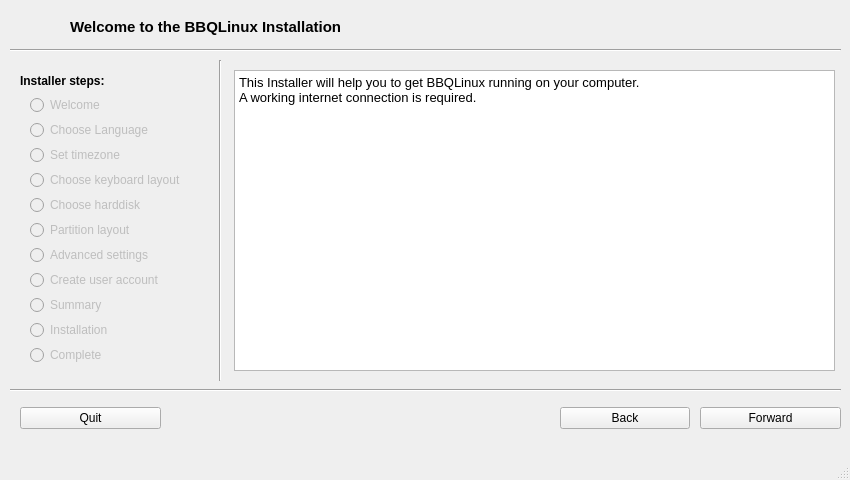
<?xml version="1.0" encoding="UTF-8"?>
<ui version="4.0">
 <author>Daniel Hillenbrand &lt;codeworkx@bbqlinux.org&gt;</author>
 <class>MainWindow</class>
 <widget class="QMainWindow" name="MainWindow">
  <property name="geometry">
   <rect>
    <x>0</x>
    <y>0</y>
    <width>850</width>
    <height>480</height>
   </rect>
  </property>
  <property name="minimumSize">
   <size>
    <width>850</width>
    <height>480</height>
   </size>
  </property>
  <property name="maximumSize">
   <size>
    <width>850</width>
    <height>480</height>
   </size>
  </property>
  <property name="windowTitle">
   <string>BBQLinux Installer</string>
  </property>
  <property name="windowIcon">
   <iconset resource="qt_resources.qrc">
    <normaloff>:/general/logo.svg</normaloff>:/general/logo.svg</iconset>
  </property>
  <widget class="QWidget" name="centralwidget">
   <widget class="QWidget" name="verticalLayoutWidget_2">
    <property name="geometry">
     <rect>
      <x>224</x>
      <y>60</y>
      <width>621</width>
      <height>321</height>
     </rect>
    </property>
    <layout class="QVBoxLayout" name="verticalLayout_2">
     <item>
      <widget class="QStackedWidget" name="pageStack">
       <widget class="QWidget" name="welcomePage">
        <widget class="QTextBrowser" name="textBrowser">
         <property name="enabled">
          <bool>true</bool>
         </property>
         <property name="geometry">
          <rect>
           <x>10</x>
           <y>10</y>
           <width>601</width>
           <height>301</height>
          </rect>
         </property>
         <property name="focusPolicy">
          <enum>Qt::NoFocus</enum>
         </property>
         <property name="acceptDrops">
          <bool>false</bool>
         </property>
         <property name="autoFillBackground">
          <bool>false</bool>
         </property>
         <property name="html">
          <string>&lt;!DOCTYPE HTML PUBLIC &quot;-//W3C//DTD HTML 4.0//EN&quot; &quot;http://www.w3.org/TR/REC-html40/strict.dtd&quot;&gt;
&lt;html&gt;&lt;head&gt;&lt;meta name=&quot;qrichtext&quot; content=&quot;1&quot; /&gt;&lt;style type=&quot;text/css&quot;&gt;
p, li { white-space: pre-wrap; }
&lt;/style&gt;&lt;/head&gt;&lt;body style=&quot; font-family:'Droid Sans'; font-size:10pt; font-weight:400; font-style:normal;&quot;&gt;
&lt;p style=&quot; margin-top:0px; margin-bottom:0px; margin-left:0px; margin-right:0px; -qt-block-indent:0; text-indent:0px;&quot;&gt;This Installer will help you to get BBQLinux running on your computer.&lt;/p&gt;
&lt;p style=&quot; margin-top:0px; margin-bottom:0px; margin-left:0px; margin-right:0px; -qt-block-indent:0; text-indent:0px;&quot;&gt;A working internet connection is required.&lt;/p&gt;&lt;/body&gt;&lt;/html&gt;</string>
         </property>
        </widget>
       </widget>
       <widget class="QWidget" name="languagePage">
        <widget class="QListWidget" name="languageListWidget">
         <property name="geometry">
          <rect>
           <x>10</x>
           <y>10</y>
           <width>601</width>
           <height>301</height>
          </rect>
         </property>
         <property name="sortingEnabled">
          <bool>true</bool>
         </property>
        </widget>
       </widget>
       <widget class="QWidget" name="timezonePage">
        <widget class="QListWidget" name="timezoneListWidget">
         <property name="geometry">
          <rect>
           <x>10</x>
           <y>10</y>
           <width>601</width>
           <height>301</height>
          </rect>
         </property>
         <property name="sortingEnabled">
          <bool>true</bool>
         </property>
        </widget>
       </widget>
       <widget class="QWidget" name="keyboardPage">
        <widget class="QComboBox" name="keyboardModelComboBox">
         <property name="geometry">
          <rect>
           <x>10</x>
           <y>30</y>
           <width>371</width>
           <height>25</height>
          </rect>
         </property>
        </widget>
        <widget class="QLineEdit" name="lineEdit">
         <property name="geometry">
          <rect>
           <x>10</x>
           <y>290</y>
           <width>601</width>
           <height>25</height>
          </rect>
         </property>
        </widget>
        <widget class="QLabel" name="label_2">
         <property name="geometry">
          <rect>
           <x>10</x>
           <y>270</y>
           <width>601</width>
           <height>16</height>
          </rect>
         </property>
         <property name="text">
          <string>Use this box to test your keyboard layout:</string>
         </property>
        </widget>
        <widget class="QLabel" name="label_3">
         <property name="geometry">
          <rect>
           <x>10</x>
           <y>10</y>
           <width>56</width>
           <height>15</height>
          </rect>
         </property>
         <property name="text">
          <string>Model:</string>
         </property>
        </widget>
        <widget class="QTableWidget" name="keyboardLayoutTableWidget">
         <property name="geometry">
          <rect>
           <x>10</x>
           <y>70</y>
           <width>301</width>
           <height>192</height>
          </rect>
         </property>
         <property name="autoScroll">
          <bool>true</bool>
         </property>
         <property name="editTriggers">
          <set>QAbstractItemView::NoEditTriggers</set>
         </property>
         <property name="dragDropOverwriteMode">
          <bool>false</bool>
         </property>
         <property name="selectionMode">
          <enum>QAbstractItemView::SingleSelection</enum>
         </property>
         <property name="showGrid">
          <bool>false</bool>
         </property>
         <property name="gridStyle">
          <enum>Qt::NoPen</enum>
         </property>
         <property name="sortingEnabled">
          <bool>true</bool>
         </property>
         <property name="wordWrap">
          <bool>true</bool>
         </property>
         <property name="cornerButtonEnabled">
          <bool>false</bool>
         </property>
         <attribute name="horizontalHeaderVisible">
          <bool>false</bool>
         </attribute>
         <attribute name="horizontalHeaderCascadingSectionResizes">
          <bool>false</bool>
         </attribute>
         <attribute name="horizontalHeaderDefaultSectionSize">
          <number>100</number>
         </attribute>
         <attribute name="horizontalHeaderHighlightSections">
          <bool>true</bool>
         </attribute>
         <attribute name="horizontalHeaderMinimumSectionSize">
          <number>19</number>
         </attribute>
         <attribute name="horizontalHeaderShowSortIndicator" stdset="0">
          <bool>true</bool>
         </attribute>
         <attribute name="horizontalHeaderStretchLastSection">
          <bool>true</bool>
         </attribute>
         <attribute name="verticalHeaderDefaultSectionSize">
          <number>16</number>
         </attribute>
         <attribute name="verticalHeaderMinimumSectionSize">
          <number>16</number>
         </attribute>
         <column>
          <property name="text">
           <string>Layout</string>
          </property>
          <property name="textAlignment">
           <set>AlignLeft|AlignVCenter</set>
          </property>
         </column>
        </widget>
        <widget class="QTableWidget" name="keyboardVariantTableWidget">
         <property name="geometry">
          <rect>
           <x>310</x>
           <y>70</y>
           <width>301</width>
           <height>192</height>
          </rect>
         </property>
         <property name="editTriggers">
          <set>QAbstractItemView::NoEditTriggers</set>
         </property>
         <property name="dragDropOverwriteMode">
          <bool>false</bool>
         </property>
         <property name="selectionMode">
          <enum>QAbstractItemView::SingleSelection</enum>
         </property>
         <property name="showGrid">
          <bool>false</bool>
         </property>
         <property name="gridStyle">
          <enum>Qt::NoPen</enum>
         </property>
         <property name="sortingEnabled">
          <bool>true</bool>
         </property>
         <property name="cornerButtonEnabled">
          <bool>false</bool>
         </property>
         <attribute name="horizontalHeaderStretchLastSection">
          <bool>true</bool>
         </attribute>
         <attribute name="verticalHeaderDefaultSectionSize">
          <number>16</number>
         </attribute>
         <attribute name="verticalHeaderMinimumSectionSize">
          <number>16</number>
         </attribute>
         <column>
          <property name="text">
           <string>Variant</string>
          </property>
          <property name="textAlignment">
           <set>AlignLeft|AlignVCenter</set>
          </property>
         </column>
        </widget>
       </widget>
       <widget class="QWidget" name="harddiskPage">
        <widget class="QListWidget" name="harddiskListWidget">
         <property name="geometry">
          <rect>
           <x>10</x>
           <y>30</y>
           <width>601</width>
           <height>281</height>
          </rect>
         </property>
        </widget>
        <widget class="QWidget" name="verticalLayoutWidget_14">
         <property name="geometry">
          <rect>
           <x>10</x>
           <y>10</y>
           <width>271</width>
           <height>21</height>
          </rect>
         </property>
         <layout class="QVBoxLayout" name="verticalLayout_14">
          <item>
           <widget class="QLabel" name="label_4">
            <property name="font">
             <font>
              <weight>50</weight>
              <bold>false</bold>
             </font>
            </property>
            <property name="text">
             <string>Available Harddisks:</string>
            </property>
           </widget>
          </item>
         </layout>
        </widget>
       </widget>
       <widget class="QWidget" name="partitionPage">
        <widget class="QTableWidget" name="partitionTableWidget">
         <property name="geometry">
          <rect>
           <x>10</x>
           <y>10</y>
           <width>601</width>
           <height>261</height>
          </rect>
         </property>
         <property name="editTriggers">
          <set>QAbstractItemView::NoEditTriggers</set>
         </property>
         <property name="selectionMode">
          <enum>QAbstractItemView::SingleSelection</enum>
         </property>
         <property name="selectionBehavior">
          <enum>QAbstractItemView::SelectRows</enum>
         </property>
         <property name="showGrid">
          <bool>false</bool>
         </property>
         <property name="gridStyle">
          <enum>Qt::NoPen</enum>
         </property>
         <property name="cornerButtonEnabled">
          <bool>false</bool>
         </property>
         <attribute name="horizontalHeaderDefaultSectionSize">
          <number>100</number>
         </attribute>
         <attribute name="horizontalHeaderHighlightSections">
          <bool>false</bool>
         </attribute>
         <attribute name="horizontalHeaderMinimumSectionSize">
          <number>70</number>
         </attribute>
         <attribute name="horizontalHeaderStretchLastSection">
          <bool>true</bool>
         </attribute>
         <attribute name="verticalHeaderVisible">
          <bool>false</bool>
         </attribute>
         <attribute name="verticalHeaderDefaultSectionSize">
          <number>16</number>
         </attribute>
         <attribute name="verticalHeaderMinimumSectionSize">
          <number>16</number>
         </attribute>
         <column>
          <property name="text">
           <string>Name</string>
          </property>
         </column>
         <column>
          <property name="text">
           <string>Size</string>
          </property>
          <property name="textAlignment">
           <set>AlignHCenter|AlignVCenter|AlignCenter</set>
          </property>
         </column>
         <column>
          <property name="text">
           <string>Free space</string>
          </property>
          <property name="textAlignment">
           <set>AlignHCenter|AlignVCenter|AlignCenter</set>
          </property>
         </column>
         <column>
          <property name="text">
           <string>OS</string>
          </property>
          <property name="textAlignment">
           <set>AlignHCenter|AlignVCenter|AlignCenter</set>
          </property>
         </column>
         <column>
          <property name="text">
           <string>Type</string>
          </property>
          <property name="textAlignment">
           <set>AlignHCenter|AlignVCenter|AlignCenter</set>
          </property>
         </column>
         <column>
          <property name="text">
           <string>Format as</string>
          </property>
          <property name="textAlignment">
           <set>AlignHCenter|AlignVCenter|AlignCenter</set>
          </property>
         </column>
         <column>
          <property name="text">
           <string>Mountpoint</string>
          </property>
         </column>
         <column>
          <property name="text">
           <string/>
          </property>
         </column>
        </widget>
        <widget class="QWidget" name="horizontalLayoutWidget_6">
         <property name="geometry">
          <rect>
           <x>480</x>
           <y>280</y>
           <width>131</width>
           <height>31</height>
          </rect>
         </property>
         <layout class="QHBoxLayout" name="horizontalLayout_6">
          <item>
           <widget class="QPushButton" name="editPartitionButton">
            <property name="text">
             <string>Edit Partitions</string>
            </property>
           </widget>
          </item>
         </layout>
        </widget>
        <widget class="QWidget" name="horizontalLayoutWidget_7">
         <property name="geometry">
          <rect>
           <x>340</x>
           <y>280</y>
           <width>131</width>
           <height>31</height>
          </rect>
         </property>
         <layout class="QHBoxLayout" name="horizontalLayout_7">
          <item>
           <widget class="QPushButton" name="refreshPartitionButton">
            <property name="text">
             <string>Refresh</string>
            </property>
           </widget>
          </item>
         </layout>
        </widget>
       </widget>
       <widget class="QWidget" name="advancedPage"/>
       <widget class="QWidget" name="userPage"/>
       <widget class="QWidget" name="summaryPage"/>
       <widget class="QWidget" name="installPage"/>
       <widget class="QWidget" name="finishPage"/>
      </widget>
     </item>
    </layout>
   </widget>
   <widget class="QWidget" name="horizontalLayoutWidget">
    <property name="geometry">
     <rect>
      <x>20</x>
      <y>400</y>
      <width>141</width>
      <height>36</height>
     </rect>
    </property>
    <layout class="QHBoxLayout" name="horizontalLayout">
     <property name="spacing">
      <number>6</number>
     </property>
     <item>
      <widget class="QPushButton" name="exitButton">
       <property name="text">
        <string>Quit</string>
       </property>
       <property name="icon">
        <iconset resource="qt_resources.qrc">
         <normaloff>:/actions/icons/actions/application-exit-2.png</normaloff>:/actions/icons/actions/application-exit-2.png</iconset>
       </property>
      </widget>
     </item>
    </layout>
   </widget>
   <widget class="QWidget" name="horizontalLayoutWidget_2">
    <property name="geometry">
     <rect>
      <x>560</x>
      <y>400</y>
      <width>130</width>
      <height>36</height>
     </rect>
    </property>
    <layout class="QHBoxLayout" name="horizontalLayout_2">
     <item>
      <widget class="QPushButton" name="backButton">
       <property name="text">
        <string>Back</string>
       </property>
       <property name="icon">
        <iconset resource="qt_resources.qrc">
         <normaloff>:/actions/icons/actions/go-previous-9.png</normaloff>:/actions/icons/actions/go-previous-9.png</iconset>
       </property>
      </widget>
     </item>
    </layout>
   </widget>
   <widget class="QWidget" name="horizontalLayoutWidget_3">
    <property name="geometry">
     <rect>
      <x>700</x>
      <y>400</y>
      <width>141</width>
      <height>36</height>
     </rect>
    </property>
    <layout class="QHBoxLayout" name="horizontalLayout_3">
     <item>
      <widget class="QPushButton" name="forwardButton">
       <property name="layoutDirection">
        <enum>Qt::LeftToRight</enum>
       </property>
       <property name="autoFillBackground">
        <bool>false</bool>
       </property>
       <property name="text">
        <string>Forward</string>
       </property>
       <property name="icon">
        <iconset resource="qt_resources.qrc">
         <normaloff>:/actions/icons/actions/go-next-9.png</normaloff>:/actions/icons/actions/go-next-9.png</iconset>
       </property>
      </widget>
     </item>
    </layout>
   </widget>
   <widget class="QWidget" name="horizontalLayoutWidget_4">
    <property name="geometry">
     <rect>
      <x>10</x>
      <y>10</y>
      <width>41</width>
      <height>34</height>
     </rect>
    </property>
    <layout class="QHBoxLayout" name="horizontalLayout_4">
     <item>
      <widget class="QLabel" name="headLogo">
       <property name="minimumSize">
        <size>
         <width>32</width>
         <height>32</height>
        </size>
       </property>
       <property name="maximumSize">
        <size>
         <width>32</width>
         <height>32</height>
        </size>
       </property>
       <property name="baseSize">
        <size>
         <width>32</width>
         <height>32</height>
        </size>
       </property>
       <property name="text">
        <string/>
       </property>
       <property name="textFormat">
        <enum>Qt::AutoText</enum>
       </property>
       <property name="pixmap">
        <pixmap resource="qt_resources.qrc">:/general/logo.svg</pixmap>
       </property>
      </widget>
     </item>
    </layout>
   </widget>
   <widget class="QWidget" name="horizontalLayoutWidget_5">
    <property name="geometry">
     <rect>
      <x>70</x>
      <y>10</y>
      <width>571</width>
      <height>34</height>
     </rect>
    </property>
    <layout class="QHBoxLayout" name="horizontalLayout_5">
     <property name="sizeConstraint">
      <enum>QLayout::SetDefaultConstraint</enum>
     </property>
     <item>
      <widget class="QLabel" name="headLabel">
       <property name="minimumSize">
        <size>
         <width>0</width>
         <height>32</height>
        </size>
       </property>
       <property name="font">
        <font>
         <pointsize>11</pointsize>
         <weight>75</weight>
         <bold>true</bold>
        </font>
       </property>
       <property name="text">
        <string>Welcome to the BBQLinux Installation</string>
       </property>
      </widget>
     </item>
    </layout>
   </widget>
   <widget class="Line" name="line">
    <property name="geometry">
     <rect>
      <x>10</x>
      <y>40</y>
      <width>831</width>
      <height>20</height>
     </rect>
    </property>
    <property name="orientation">
     <enum>Qt::Horizontal</enum>
    </property>
   </widget>
   <widget class="Line" name="line_2">
    <property name="geometry">
     <rect>
      <x>10</x>
      <y>380</y>
      <width>831</width>
      <height>20</height>
     </rect>
    </property>
    <property name="orientation">
     <enum>Qt::Horizontal</enum>
    </property>
   </widget>
   <widget class="Line" name="line_3">
    <property name="geometry">
     <rect>
      <x>210</x>
      <y>60</y>
      <width>20</width>
      <height>321</height>
     </rect>
    </property>
    <property name="orientation">
     <enum>Qt::Vertical</enum>
    </property>
   </widget>
   <widget class="QWidget" name="verticalLayoutWidget">
    <property name="geometry">
     <rect>
      <x>30</x>
      <y>94</y>
      <width>181</width>
      <height>22</height>
     </rect>
    </property>
    <layout class="QVBoxLayout" name="verticalLayout">
     <item>
      <widget class="QRadioButton" name="welcomeRadioButton">
       <property name="enabled">
        <bool>false</bool>
       </property>
       <property name="mouseTracking">
        <bool>true</bool>
       </property>
       <property name="focusPolicy">
        <enum>Qt::StrongFocus</enum>
       </property>
       <property name="text">
        <string>Welcome</string>
       </property>
       <property name="checkable">
        <bool>true</bool>
       </property>
      </widget>
     </item>
    </layout>
   </widget>
   <widget class="QWidget" name="verticalLayoutWidget_3">
    <property name="geometry">
     <rect>
      <x>30</x>
      <y>119</y>
      <width>181</width>
      <height>22</height>
     </rect>
    </property>
    <layout class="QVBoxLayout" name="verticalLayout_3">
     <item>
      <widget class="QRadioButton" name="languageRadioButton">
       <property name="enabled">
        <bool>false</bool>
       </property>
       <property name="text">
        <string>Choose Language</string>
       </property>
       <property name="checkable">
        <bool>true</bool>
       </property>
      </widget>
     </item>
    </layout>
   </widget>
   <widget class="QWidget" name="verticalLayoutWidget_4">
    <property name="geometry">
     <rect>
      <x>30</x>
      <y>144</y>
      <width>181</width>
      <height>22</height>
     </rect>
    </property>
    <layout class="QVBoxLayout" name="verticalLayout_4">
     <item>
      <widget class="QRadioButton" name="timezoneRadioButton">
       <property name="enabled">
        <bool>false</bool>
       </property>
       <property name="text">
        <string>Set timezone</string>
       </property>
       <property name="checkable">
        <bool>true</bool>
       </property>
      </widget>
     </item>
    </layout>
   </widget>
   <widget class="QWidget" name="verticalLayoutWidget_5">
    <property name="geometry">
     <rect>
      <x>30</x>
      <y>169</y>
      <width>181</width>
      <height>22</height>
     </rect>
    </property>
    <layout class="QVBoxLayout" name="verticalLayout_5">
     <item>
      <widget class="QRadioButton" name="keyboardRadioButton">
       <property name="enabled">
        <bool>false</bool>
       </property>
       <property name="text">
        <string>Choose keyboard layout</string>
       </property>
       <property name="checkable">
        <bool>true</bool>
       </property>
      </widget>
     </item>
    </layout>
   </widget>
   <widget class="QWidget" name="verticalLayoutWidget_6">
    <property name="geometry">
     <rect>
      <x>30</x>
      <y>194</y>
      <width>181</width>
      <height>22</height>
     </rect>
    </property>
    <layout class="QVBoxLayout" name="verticalLayout_6">
     <item>
      <widget class="QRadioButton" name="harddiskRadioButton">
       <property name="enabled">
        <bool>false</bool>
       </property>
       <property name="text">
        <string>Choose harddisk</string>
       </property>
       <property name="checkable">
        <bool>true</bool>
       </property>
      </widget>
     </item>
    </layout>
   </widget>
   <widget class="QWidget" name="verticalLayoutWidget_7">
    <property name="geometry">
     <rect>
      <x>30</x>
      <y>219</y>
      <width>181</width>
      <height>22</height>
     </rect>
    </property>
    <layout class="QVBoxLayout" name="verticalLayout_7">
     <item>
      <widget class="QRadioButton" name="partitionRadioButton">
       <property name="enabled">
        <bool>false</bool>
       </property>
       <property name="text">
        <string>Partition layout</string>
       </property>
       <property name="checkable">
        <bool>true</bool>
       </property>
      </widget>
     </item>
    </layout>
   </widget>
   <widget class="QWidget" name="verticalLayoutWidget_8">
    <property name="geometry">
     <rect>
      <x>30</x>
      <y>244</y>
      <width>181</width>
      <height>22</height>
     </rect>
    </property>
    <layout class="QVBoxLayout" name="verticalLayout_8">
     <item>
      <widget class="QRadioButton" name="advancedRadioButton">
       <property name="enabled">
        <bool>false</bool>
       </property>
       <property name="text">
        <string>Advanced settings</string>
       </property>
       <property name="checkable">
        <bool>true</bool>
       </property>
      </widget>
     </item>
    </layout>
   </widget>
   <widget class="QWidget" name="verticalLayoutWidget_9">
    <property name="geometry">
     <rect>
      <x>30</x>
      <y>294</y>
      <width>181</width>
      <height>22</height>
     </rect>
    </property>
    <layout class="QVBoxLayout" name="verticalLayout_9">
     <item>
      <widget class="QRadioButton" name="summaryRadioButton">
       <property name="enabled">
        <bool>false</bool>
       </property>
       <property name="text">
        <string>Summary</string>
       </property>
       <property name="checkable">
        <bool>true</bool>
       </property>
      </widget>
     </item>
    </layout>
   </widget>
   <widget class="QWidget" name="verticalLayoutWidget_10">
    <property name="geometry">
     <rect>
      <x>30</x>
      <y>319</y>
      <width>181</width>
      <height>22</height>
     </rect>
    </property>
    <layout class="QVBoxLayout" name="verticalLayout_10">
     <item>
      <widget class="QRadioButton" name="installRadioButton">
       <property name="enabled">
        <bool>false</bool>
       </property>
       <property name="text">
        <string>Installation</string>
       </property>
       <property name="checkable">
        <bool>true</bool>
       </property>
      </widget>
     </item>
    </layout>
   </widget>
   <widget class="QWidget" name="verticalLayoutWidget_11">
    <property name="geometry">
     <rect>
      <x>20</x>
      <y>70</y>
      <width>191</width>
      <height>21</height>
     </rect>
    </property>
    <layout class="QVBoxLayout" name="verticalLayout_11">
     <item>
      <widget class="QLabel" name="label">
       <property name="font">
        <font>
         <weight>75</weight>
         <bold>true</bold>
        </font>
       </property>
       <property name="text">
        <string>Installer steps:</string>
       </property>
      </widget>
     </item>
    </layout>
   </widget>
   <widget class="QWidget" name="verticalLayoutWidget_12">
    <property name="geometry">
     <rect>
      <x>30</x>
      <y>269</y>
      <width>181</width>
      <height>22</height>
     </rect>
    </property>
    <layout class="QVBoxLayout" name="verticalLayout_12">
     <item>
      <widget class="QRadioButton" name="userRadioButton">
       <property name="enabled">
        <bool>false</bool>
       </property>
       <property name="text">
        <string>Create user account</string>
       </property>
       <property name="checkable">
        <bool>true</bool>
       </property>
      </widget>
     </item>
    </layout>
   </widget>
   <widget class="QWidget" name="verticalLayoutWidget_13">
    <property name="geometry">
     <rect>
      <x>30</x>
      <y>344</y>
      <width>181</width>
      <height>22</height>
     </rect>
    </property>
    <layout class="QVBoxLayout" name="verticalLayout_13">
     <item>
      <widget class="QRadioButton" name="completeRadioButton">
       <property name="enabled">
        <bool>false</bool>
       </property>
       <property name="text">
        <string>Complete</string>
       </property>
       <property name="checkable">
        <bool>true</bool>
       </property>
      </widget>
     </item>
    </layout>
   </widget>
  </widget>
  <widget class="QMenuBar" name="menubar">
   <property name="geometry">
    <rect>
     <x>0</x>
     <y>0</y>
     <width>850</width>
     <height>21</height>
    </rect>
   </property>
  </widget>
  <widget class="QStatusBar" name="statusbar"/>
 </widget>
 <resources>
  <include location="qt_resources.qrc"/>
 </resources>
 <connections/>
</ui>
